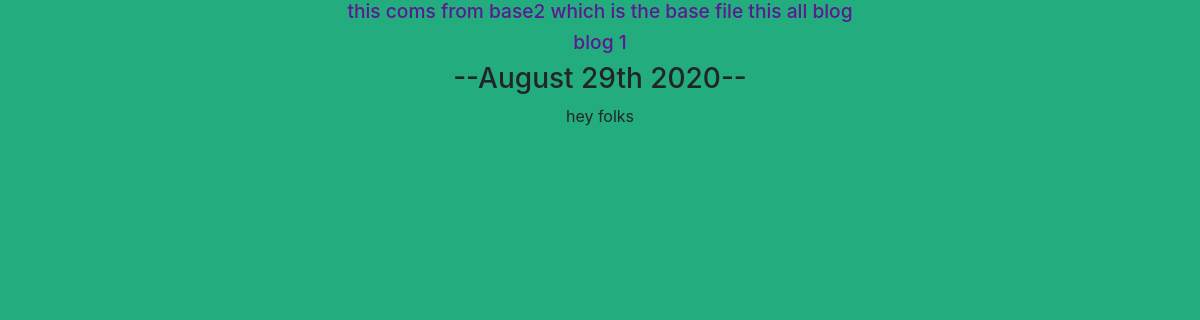
Page /blog/1/ on the committed database.
### blog/models.py (models this page shows, shortened)
class Blogs(models.Model):
    title = models.CharField(max_length = 200)
    disription = models.TextField()
    url = models.URLField(blank = True)
    date = models.DateTimeField(default=datetime.now(),blank=True)

### blog/views.py (the view)
# urls.py: path('<int:blog_id>/',views.detail,name='detail'),
def detail(request, blog_id):
    blog = get_object_or_404(Blogs, pk=blog_id)
    return render(request, 'detail.html',{'blog':blog})

### blog/templates/detail.html (shortened to what this page needs)
{% extends 'base2.html'%}
    {% block content %}
<!DOCTYPE html>
<html lang="en">
<head>
    {% load static %}
    <link rel="stylesheet" type="text/css" href="{% static 'cssblog/all_blogs.css'%}">
</head>
<body>
    <h1>{{blog.title}}</h1>
    <h3>--{{blog.date|date:'F jS Y'}}--</h3>
    {{blog.disription|safe}}
</body>
</html>
{% endblock %}

### portfolio/static/cssblog/all_blogs.css (style rules this page uses)
body { background-color: rgb(35, 172, 126); text-align: center; }
h1 { color: rgb(91, 26, 145); font-size: larger; }

### rows in the picture
Blogs: title "blog 1", date "August 29th 2020", disription "hey folks"
